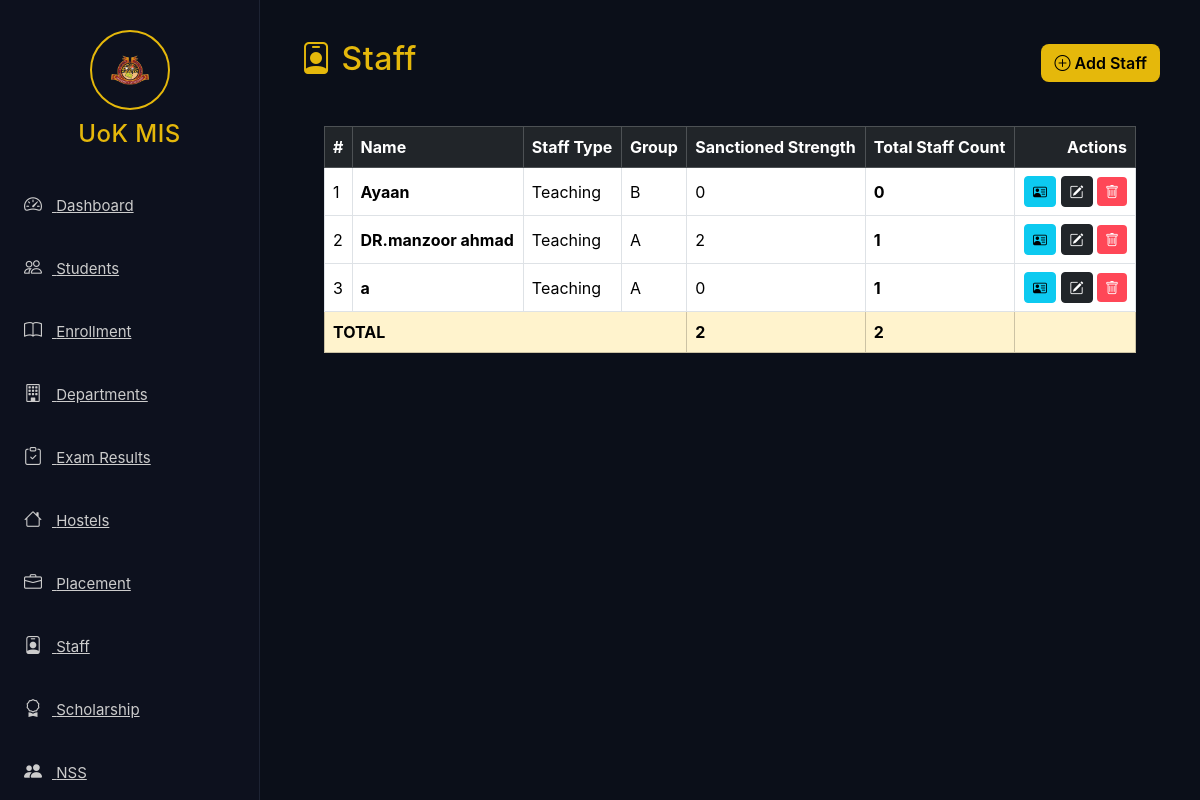
Screenshot of /staff with the database file from the repository.
### app/models.py (models this page shows, shortened)
class Staff(db.Model):
    id = db.Column(db.Integer, primary_key=True)
    name = db.Column(db.String(120), nullable=False)
    staff_type = db.Column(db.String(120))  # Teaching / Non-Teaching / Contractual / Visiting etc.
    group = db.Column(db.String(50))        # Academic, Administrative, Technical, Support etc.
    sanctioned_strength = db.Column(db.Integer, default=0)
    general_male = db.Column(db.Integer, default=0)
    general_female = db.Column(db.Integer, default=0)
    general_transgender = db.Column(db.Integer, default=0)
    ews_male = db.Column(db.Integer, default=0)
    ews_female = db.Column(db.Integer, default=0)
    ews_transgender = db.Column(db.Integer, default=0)
    sc_male = db.Column(db.Integer, default=0)
    sc_female = db.Column(db.Integer, default=0)
    sc_transgender = db.Column(db.Integer, default=0)
    st_male = db.Column(db.Integer, default=0)
    st_female = db.Column(db.Integer, default=0)
    st_transgender = db.Column(db.Integer, default=0)
    obc_male = db.Column(db.Integer, default=0)
    obc_female = db.Column(db.Integer, default=0)
    obc_transgender = db.Column(db.Integer, default=0)
    created_at = db.Column(db.DateTime, default=datetime.utcnow)
    def total_strength(self):
        return (
            self.general_male + self.general_female + self.general_transgender +
            self.ews_male + self.ews_female + self.ews_transgender +
            self.sc_male + self.sc_female + self.sc_transgender +
            self.st_male + self.st_female + self.st_transgender +
            self.obc_male + self.obc_female + self.obc_transgender
        )

### app/routes.py (the view)
@main.route("/staff")
def staff_list():
    staff_list = Staff.query.order_by(Staff.name.asc()).all()
    total_sanctioned = sum((s.sanctioned_strength or 0) for s in staff_list)
    total_staff_count = sum((s.total_strength() or 0) for s in staff_list)
    return render_template(
        "staff/staff_list.html",
        staff_list=staff_list,
        total_sanctioned=total_sanctioned,
        total_staff_count=total_staff_count
    )

### app/templates/staff/staff_list.html
{% extends 'base.html' %}
{% block content %}
<div class="page-header d-flex justify-content-between align-items-center">
    <h2><i class="bi bi-person-badge"></i> Staff</h2>
    <a href="{{ url_for('main.add_staff') }}" class="btn btn-gold">
        <i class="bi bi-plus-circle"></i> Add Staff
    </a>
</div>
<div class="card-glow p-4 mt-3">
    {% if staff_list %}
    <table class="table table-bordered align-middle table-hover">
        <thead class="table-dark">
            <tr>
                <th>#</th>
                <th>Name</th>
                <th>Staff Type</th>
                <th>Group</th>
                <th>Sanctioned Strength</th>
                <th>Total Staff Count</th>
                <th class="text-end">Actions</th>
            </tr>
        </thead>
        <tbody>
        {% for s in staff_list %}
            <tr>
                <td>{{ loop.index }}</td>
                <td class="fw-bold">{{ s.name }}</td>
                <td>{{ s.staff_type or "-" }}</td>
                <td>{{ s.group or "-" }}</td>
                <td>{{ s.sanctioned_strength or 0 }}</td>
                <td><b>{{ s.total_strength() }}</b></td>
                <td class="text-end">
                    <a href="{{ url_for('main.staff_profile', staff_id=s.id) }}"
                       class="btn btn-sm btn-info" title="View Profile">
                        <i class="bi bi-person-vcard"></i>
                    </a>
                    <a href="{{ url_for('main.edit_staff', staff_id=s.id) }}"
                       class="btn btn-sm btn-dark" title="Edit">
                        <i class="bi bi-pencil-square"></i>
                    </a>
                    <a href="{{ url_for('main.delete_staff', staff_id=s.id) }}"
                       class="btn btn-sm btn-danger" title="Delete">
                        <i class="bi bi-trash"></i>
                    </a>
                </td>
            </tr>
        {% endfor %}
        <tr class="table-warning fw-bold">
            <td colspan="4">TOTAL</td>
            <td>{{ total_sanctioned }}</td>
            <td>{{ total_staff_count }}</td>
            <td></td>
        </tr>
        </tbody>
    </table>
    {% else %}
        <div class="alert alert-warning text-center mt-3">
            <i class="bi bi-exclamation-circle"></i> No staff members found.
        </div>
    {% endif %}
</div>
{% endblock %}

### app/static/css/style.css (style rules this page uses)
body { background: #0b0f19; color: #eee; font-family: "Inter", sans-serif; overflow-x: hidden; }
h1, h2, h3, h4, h5, h6 { color: #e5b80b; letter-spacing: 0.5px; }
.table { color: #eee; }
.table thead { background: #151b2e; }
.btn-danger { background: #ff4757; border: none; }
.btn-gold { background: #e5b80b; color: #000; border-radius: 8px; font-weight: 600; }

### rows the page displays
Staff: name "Ayaan", staff_type "Teaching", group "B", sanctioned_strength "0", total_strength "0"
Staff: name "DR.manzoor ahmad", staff_type "Teaching", group "A", sanctioned_strength "2", total_strength "1"
Staff: name "a", staff_type "Teaching", group "A", sanctioned_strength "0", total_strength "1"

### other values shown
{{ total_sanctioned }} "2"
{{ total_staff_count }} "2"
